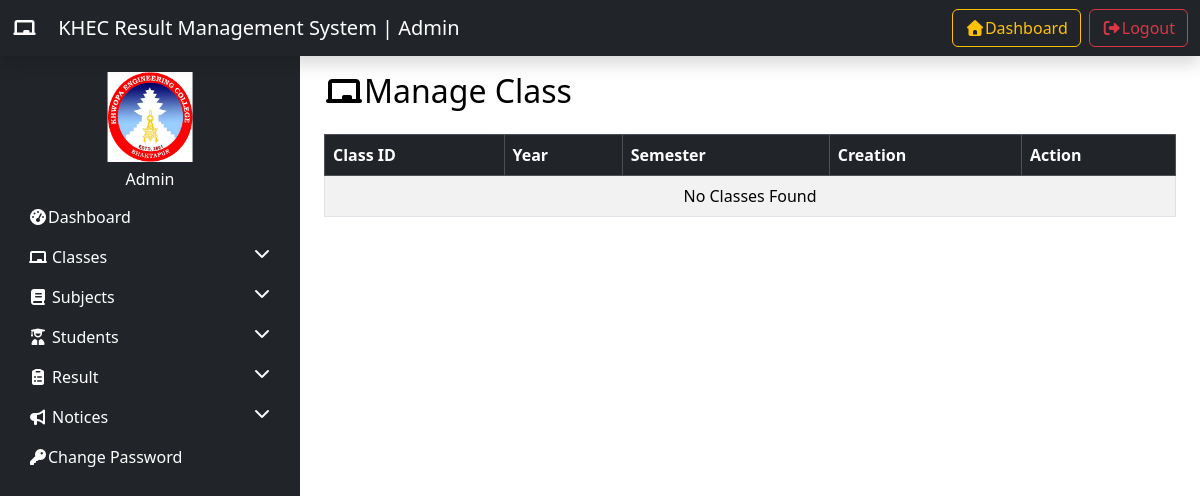
Page /manage_class/ (signed in) on the earlier database version.
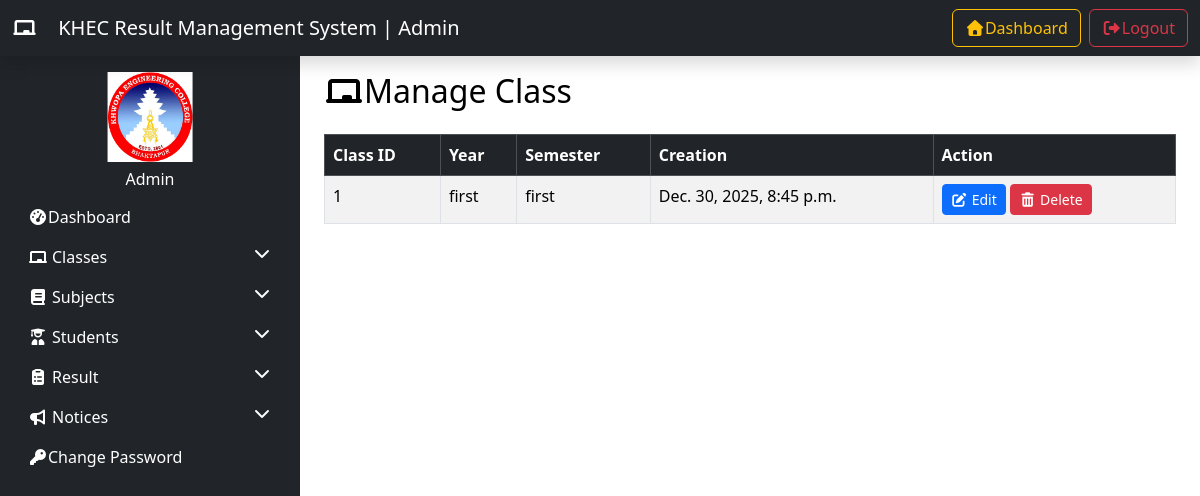
Same page on the later database version.
### resultapp/models.py (models this page shows, shortened)
class Class(models.Model):
    Year = models.CharField(max_length=100)
    Semester = models.CharField(max_length=50)
    creation_date = models.DateTimeField(auto_now_add=True) #when the class is created
    updation_date = models.DateTimeField(auto_now=True) #when the class is updated

### resultapp/views.py (the view, shortened to what this page needs)
# urls.py: path('manage_class/',manage_class, name='manage_class'),
@login_required(login_url='admin_login')
def manage_class(request):
    classes=Class.objects.all()
    return render(request,'manage_class.html', locals())

### resultapp/templates/manage_class.html (shortened to what this page needs)
{%extends 'admin_base.html' %}
{%load static %}
{%block content %}
<div class="container text-black">
    <h2 class="mb-4"><i class="fas fa-chalkboard"></i>Manage Class</h2>
    <table class="table table-bordered table-striped">
        <thead class="table-dark">
            <tr>
                <th>Class ID</th>
                <th>Year</th>
                <th>Semester</th>
                <th>Creation</th>
                <th>Action</th>
            </tr>
        </thead>
        <tbody>
            {% for c in classes %}
            <tr>
                <td>{{forloop.counter}}</td>
                <td>{{c.Year}}</td>
                <td>{{c.Semester}}</td>
                <td>{{c.creation_date}}</td>
                <td>
                    <a href="{% url 'edit_class' c.id %}" class="btn btn-sm btn-primary"><i class="fas fa-edit"></i> Edit</a>
                    <a href="?delete={{c.id}}" onclick="return confirm('Are you sure you want to delete this class?')" class="btn btn-sm btn-danger"><i class="fas fa-trash-alt"></i> Delete</a>
            </tr>
            {%empty%}
            <tr>
                <td colspan="5" class="text-center"> No Classes Found</td>
            </tr>
            {% endfor %}
        </tbody>
    </table>
</div>
{%endblock content %}

### resultapp/templates/admin_base.html (shortened to what this page needs)
<!DOCTYPE html>
<html lang="en">
<head>
    <link href="https://cdn.jsdelivr.net/npm/bootstrap@5.3.8/dist/css/bootstrap.min.css" rel="stylesheet"
>
    <link rel="stylesheet" href="https://cdnjs.cloudflare.com/ajax/libs/font-awesome/7.0.1/css/all.min.css"
 />
</head>
<body class="text-primary">
    {%include 'topbar.html' %}
    <div class="container-fluid">
        <div class="row">
            {%include 'sidebar.html' %}
            <main class="col-md-9 pt-3">
                {% block content %}{% endblock %}
            </main>
        </div>
    </div>
</body>
</html>

### resultapp/templates/topbar.html (shortened to what this page needs)
  <nav class="navbar navbar-expand-lg navbar-dark bg-dark shadow">
     <div class="container-fluid">
  <a class="navbar-brand" href="#"><i class="fas fa-chalkboard me-3"></i> KHEC Result Management System | Admin</a>
  <div class="collapse navbar-collapse justify-content-end" id="navbarSupportedContent">
    <ul class="navbar-nav gap-2 mt-2 mt-lg-0" >
      <li class="nav-item active">
        <a class="btn btn-outline-warning w-100 " href="{% url 'home' %}">
            <i class="fas fa-home"></i>Dashboard</a>
      </li>
      <li class="nav-item">
        <a class="btn btn-outline-danger w-100" href="{% url 'admin_logout' %}">
            <i class="fas fa-sign-out-alt"></i>Logout</a>
        </li>
    </ul>
  </div>
  </div>
</nav>

### resultapp/templates/sidebar.html (shortened to what this page needs)
{%load static %}
<nav class="col-md-3 sidebar bg-dark collapse d-md-block pt-3">
    <div class="text-white text-center">
        <img src="{% static 'images/khwopalogo.png'%}" width="170" height="90" class="mb-2">
        <h6>Admin</h6>
    </div>
    <ul class="nav flex-column">
        <li class="nav-item">
            <a href="{% url 'admin_dashboard' %}" class="nav-link"><i class="fas fa-tachometer-alt"></i>Dashboard
            </a>
        </li>
        <li class="nav-item">
            <a href="#classesMenu" data-bs-toggle="collapse" class="nav-link">
                <i class="fas fa-chalkboard me-1"></i>Classes <i class="fas fa-chevron-down float-end"></i>
            </a>
        </li>
        <li class="nav-item">
            <a href="#subjectsMenu" data-bs-toggle="collapse" class="nav-link">
                <i class="fas fa-book me-1"></i>Subjects <i class="fas fa-chevron-down float-end"></i>
            </a>
        </li>
        <li class="nav-item">
            <a href="#StudentMenu" data-bs-toggle="collapse" class="nav-link">
                <i class="fas fa-user-graduate me-1"></i>Students <i class="fas fa-chevron-down float-end"></i>
            </a>
        </li>
        <li class="nav-item">
            <a href="#resultMenu" data-bs-toggle="collapse" class="nav-link">
                <i class="fas fa-clipboard-list me-1"></i>Result <i class="fas fa-chevron-down float-end"></i>
            </a>
        </li>
        <li class="nav-item">
            <a href="#noticeMenu" data-bs-toggle="collapse" class="nav-link">
                <i class="fas fa-bullhorn me-1"></i>Notices <i class="fas fa-chevron-down float-end"></i>
            </a>
        </li>
        <li class="nav-item">
            <a href="" class="nav-link">
                <i class="fas fa-key"></i>Change Password</a>
        </li>
    </ul>
</nav>

### resultapp/templates/sidebar.html (style rules this page uses)
.sidebar { min-height: 100vh; }
.sidebar .nav-link { color: white; }

Differences in the rows shown:
added Class: Year "first", Semester "first", creation_date "Dec. 30, 2025, 8:45 p.m."
Other differences:
text no longer shown: "No Classes Found"
